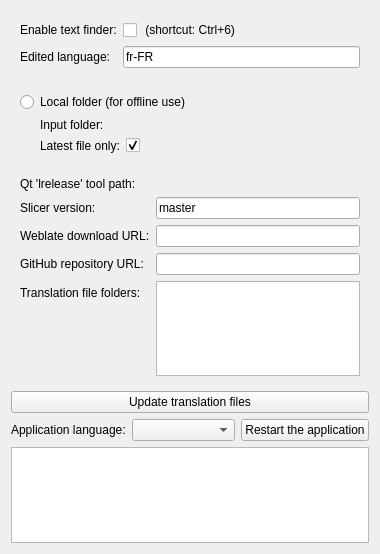
<?xml version="1.0" encoding="UTF-8"?>
<ui version="4.0">
 <class>LanguageTools</class>
 <widget class="qMRMLWidget" name="LanguageTools">
  <property name="geometry">
   <rect>
    <x>0</x>
    <y>0</y>
    <width>380</width>
    <height>554</height>
   </rect>
  </property>
  <layout class="QGridLayout" name="gridLayout_2">
   <item row="12" column="0">
    <spacer name="verticalSpacer">
     <property name="orientation">
      <enum>Qt::Vertical</enum>
     </property>
     <property name="sizeHint" stdset="0">
      <size>
       <width>20</width>
       <height>40</height>
      </size>
     </property>
    </spacer>
   </item>
   <item row="8" column="0">
    <widget class="QPushButton" name="updateButton">
     <property name="toolTip">
      <string>Download, compile, and install latest translations</string>
     </property>
     <property name="text">
      <string>Update translation files</string>
     </property>
    </widget>
   </item>
   <item row="11" column="0">
    <widget class="QTextEdit" name="statusTextEdit">
     <property name="readOnly">
      <bool>true</bool>
     </property>
    </widget>
   </item>
   <item row="4" column="0">
    <widget class="ctkCollapsibleButton" name="outputsCollapsibleButton" native="true">
     <property name="text" stdset="0">
      <string>Input translations</string>
     </property>
     <property name="collapsedHeight" stdset="0">
      <number>6</number>
     </property>
     <layout class="QGridLayout" name="gridLayout">
      <item row="0" column="0" colspan="3">
       <widget class="QRadioButton" name="localTsFolderRadioButton">
        <property name="text">
         <string>Local folder (for offline use)</string>
        </property>
       </widget>
      </item>
      <item row="2" column="0">
       <widget class="QLabel" name="latestTsFileOnlyLabel">
        <property name="text">
         <string>Latest file only:</string>
        </property>
        <property name="indent">
         <number>20</number>
        </property>
       </widget>
      </item>
      <item row="2" column="1">
       <widget class="QCheckBox" name="latestTsFileOnlyCheckBox">
        <property name="toolTip">
         <string>&lt;html&gt;&lt;head/&gt;&lt;body&gt;&lt;p&gt;If this option is checked then only the latest .ts file in the folder will be used. Enable this option to ignore previously downloaded .ts files are saved in the same folder.&lt;/p&gt;&lt;/body&gt;&lt;/html&gt;</string>
        </property>
        <property name="text">
         <string/>
        </property>
        <property name="checked">
         <bool>true</bool>
        </property>
       </widget>
      </item>
      <item row="1" column="0">
       <widget class="QLabel" name="localTsFolderLabel">
        <property name="text">
         <string>Input folder:</string>
        </property>
        <property name="indent">
         <number>20</number>
        </property>
       </widget>
      </item>
      <item row="1" column="1" colspan="3">
       <widget class="ctkPathLineEdit" name="localTsFolderPathLineEdit" native="true">
        <property name="toolTip">
         <string>Folder containing translation (.ts) files.</string>
        </property>
        <property name="settingKey" stdset="0">
         <string>Internationalization/LanguageTools/LocalTsFolderPathHistory</string>
        </property>
        <property name="nameFilters" stdset="0">
         <stringlist>
          <string>*</string>
         </stringlist>
        </property>
       </widget>
      </item>
     </layout>
    </widget>
   </item>
   <item row="9" column="0">
    <layout class="QHBoxLayout" name="languageSelectorLayout">
     <item>
      <widget class="QLabel" name="label_4">
       <property name="text">
        <string>Application language:</string>
       </property>
      </widget>
     </item>
     <item>
      <widget class="ctkLanguageComboBox" name="languageSelector">
       <property name="sizePolicy">
        <sizepolicy hsizetype="Expanding" vsizetype="Fixed">
         <horstretch>0</horstretch>
         <verstretch>0</verstretch>
        </sizepolicy>
       </property>
       <property name="toolTip">
        <string>Change only takes effect after restarting the application.</string>
       </property>
       <property name="countryFlagsVisible" stdset="0">
        <bool>false</bool>
       </property>
      </widget>
     </item>
     <item>
      <widget class="QPushButton" name="restartButton">
       <property name="toolTip">
        <string>Restart the application to see updated translations on the graphical user interface.</string>
       </property>
       <property name="text">
        <string>Restart the application</string>
       </property>
      </widget>
     </item>
    </layout>
   </item>
   <item row="6" column="0">
    <widget class="ctkCollapsibleButton" name="settingsCollapsibleButton" native="true">
     <property name="text" stdset="0">
      <string>Advanced settings</string>
     </property>
     <property name="collapsed" stdset="0">
      <bool>true</bool>
     </property>
     <property name="collapsedHeight" stdset="0">
      <number>6</number>
     </property>
     <layout class="QFormLayout" name="formLayout_3">
      <item row="0" column="0">
       <widget class="QLabel" name="label">
        <property name="text">
         <string>Qt 'lrelease' tool path:</string>
        </property>
       </widget>
      </item>
      <item row="0" column="1">
       <widget class="ctkPathLineEdit" name="lreleasePathLineEdit" native="true">
        <property name="toolTip">
         <string>Path to Qt lrelease executable. Leave empty to use default (the one bundled with the Slicer installer or available in system paths).</string>
        </property>
        <property name="showHistoryButton" stdset="0">
         <bool>false</bool>
        </property>
       </widget>
      </item>
      <item row="1" column="0">
       <widget class="QLabel" name="slicerVersionLabel">
        <property name="text">
         <string>Slicer version:</string>
        </property>
       </widget>
      </item>
      <item row="1" column="1">
       <widget class="QLineEdit" name="slicerVersionEdit">
        <property name="toolTip">
         <string>&lt;html&gt;&lt;head/&gt;&lt;body&gt;&lt;p&gt;master, 4.13, 4.14, ...&lt;/p&gt;&lt;p&gt;Only used for GitHub.&lt;/p&gt;&lt;/body&gt;&lt;/html&gt;</string>
        </property>
        <property name="text">
         <string>master</string>
        </property>
       </widget>
      </item>
      <item row="3" column="0">
       <widget class="QLabel" name="gitRepositoryLabel">
        <property name="text">
         <string>GitHub repository URL:</string>
        </property>
       </widget>
      </item>
      <item row="3" column="1">
       <widget class="QLineEdit" name="githubRepositoryUrlEdit">
        <property name="toolTip">
         <string>Github repository that stores the translated strings.</string>
        </property>
        <property name="text">
         <string/>
        </property>
       </widget>
      </item>
      <item row="2" column="0">
       <widget class="QLabel" name="weblateDownloadUrlLabel">
        <property name="text">
         <string>Weblate download URL:</string>
        </property>
       </widget>
      </item>
      <item row="2" column="1">
       <widget class="QLineEdit" name="weblateDownloadUrlEdit">
        <property name="toolTip">
         <string>Github repository that stores the translated strings.</string>
        </property>
        <property name="text">
         <string/>
        </property>
       </widget>
      </item>
      <item row="4" column="0">
       <widget class="QLabel" name="label_5">
        <property name="text">
         <string>Translation file folders:</string>
        </property>
       </widget>
      </item>
      <item row="4" column="1">
       <widget class="ctkFittedTextBrowser" name="translationFoldersTextBrowser">
        <property name="toolTip">
         <string>List of folders where the application looks for translations. This is for information only, the paths cannot be changed.</string>
        </property>
        <property name="readOnly">
         <bool>false</bool>
        </property>
        <property name="collapsed" stdset="0">
         <bool>true</bool>
        </property>
        <property name="showDetailsText" stdset="0">
         <string>Show more...</string>
        </property>
       </widget>
      </item>
     </layout>
    </widget>
   </item>
   <item row="3" column="0">
    <widget class="ctkCollapsibleButton" name="CollapsibleButton" native="true">
     <property name="text" stdset="0">
      <string>Find text</string>
     </property>
     <property name="collapsed" stdset="0">
      <bool>true</bool>
     </property>
     <property name="collapsedHeight" stdset="0">
      <number>6</number>
     </property>
     <layout class="QFormLayout" name="formLayout">
      <item row="0" column="0">
       <widget class="QLabel" name="label_2">
        <property name="text">
         <string>Enable text finder:</string>
        </property>
       </widget>
      </item>
      <item row="0" column="1">
       <widget class="QCheckBox" name="enableTextFindercheckBox">
        <property name="toolTip">
         <string>If enabled, then the shortcut opens the text finder, which can be used to extract text from the application user interface and open it in the translation website.</string>
        </property>
        <property name="text">
         <string> (shortcut: Ctrl+6)</string>
        </property>
       </widget>
      </item>
      <item row="1" column="0">
       <widget class="QLabel" name="label_3">
        <property name="text">
         <string>Edited language:</string>
        </property>
       </widget>
      </item>
      <item row="1" column="1">
       <widget class="QLineEdit" name="textFinderLanguageEdit">
        <property name="text">
         <string>fr-FR</string>
        </property>
       </widget>
      </item>
     </layout>
    </widget>
   </item>
  </layout>
 </widget>
 <customwidgets>
  <customwidget>
   <class>qMRMLWidget</class>
   <extends>QWidget</extends>
   <header>qMRMLWidget.h</header>
   <container>1</container>
  </customwidget>
  <customwidget>
   <class>ctkCollapsibleButton</class>
   <extends>QWidget</extends>
   <header>ctkCollapsibleButton.h</header>
   <container>1</container>
  </customwidget>
  <customwidget>
   <class>ctkFittedTextBrowser</class>
   <extends>QTextBrowser</extends>
   <header>ctkFittedTextBrowser.h</header>
  </customwidget>
  <customwidget>
   <class>ctkLanguageComboBox</class>
   <extends>QComboBox</extends>
   <header>ctkLanguageComboBox.h</header>
  </customwidget>
  <customwidget>
   <class>ctkPathLineEdit</class>
   <extends>QWidget</extends>
   <header>ctkPathLineEdit.h</header>
  </customwidget>
 </customwidgets>
 <resources/>
 <connections/>
</ui>
